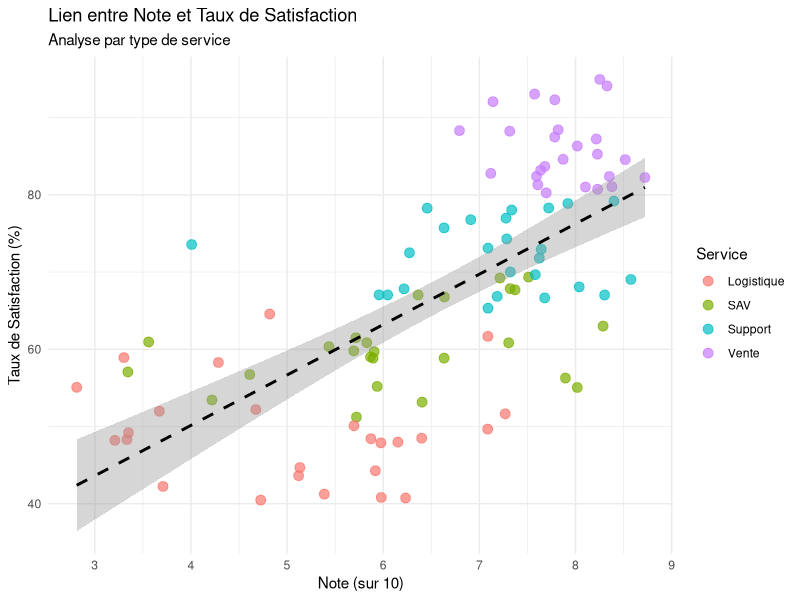

R code for this plot:
# ---------------------------------------------------------
# ANALYSE DES ENQUETES DE SATISFACTION
# ---------------------------------------------------------

# 1. Installation et chargement des bibliothèques nécessaires
if(!require(tidyverse)) install.packages("tidyverse")
library(tidyverse)

# 2. Importation des données
# Remplacez "votre_fichier.csv" par le nom de votre fichier réel
# df <- read.csv("votre_fichier.csv", sep = ";", dec = ",")

# Création d'un jeu de données fictif pour l'exercice
set.seed(42)
df <- data.frame(
  Service = rep(c("SAV", "Vente", "Support", "Logistique"), each = 25),
  Note = c(rnorm(25, 6, 1), rnorm(25, 8, 0.5), rnorm(25, 7, 1), rnorm(25, 5, 1.5)),
  Taux_Satisfaction = c(runif(25, 50, 70), runif(25, 80, 95), runif(25, 65, 80), runif(25, 40, 65))
)

# 3. Note moyenne et Taux de satisfaction moyen
moyennes_globales <- df %>%
  summarise(
    Note_Moyenne = mean(Note),
    Taux_Moyen = mean(Taux_Satisfaction)
  )
print(moyennes_globales)

# 4. Tableau croisé dynamique (Regroupement par Service)
tableau_service <- df %>%
  group_by(Service) %>%
  summarise(
    Effectif = n(),
    Note_Moyenne = mean(Note),
    Taux_Moyen = mean(Taux_Satisfaction)
  )
print(tableau_service)

# 5. Visualisation graphique (Nuage de points + Régression + Couleurs)
ggplot(df, aes(x = Note, y = Taux_Satisfaction, color = Service)) +
  geom_point(size = 3, alpha = 0.7) +                  # Nuage de points
  geom_smooth(method = "lm", aes(group = 1),           # Ligne de régression globale
              color = "black", linetype = "dashed") +
  labs(title = "Lien entre Note et Taux de Satisfaction",
       subtitle = "Analyse par type de service",
       x = "Note (sur 10)",
       y = "Taux de Satisfaction (%)") +
  theme_minimal()

# 6. Étude de la régression linéaire
modele <- lm(Taux_Satisfaction ~ Note, data = df)
summary(modele)
